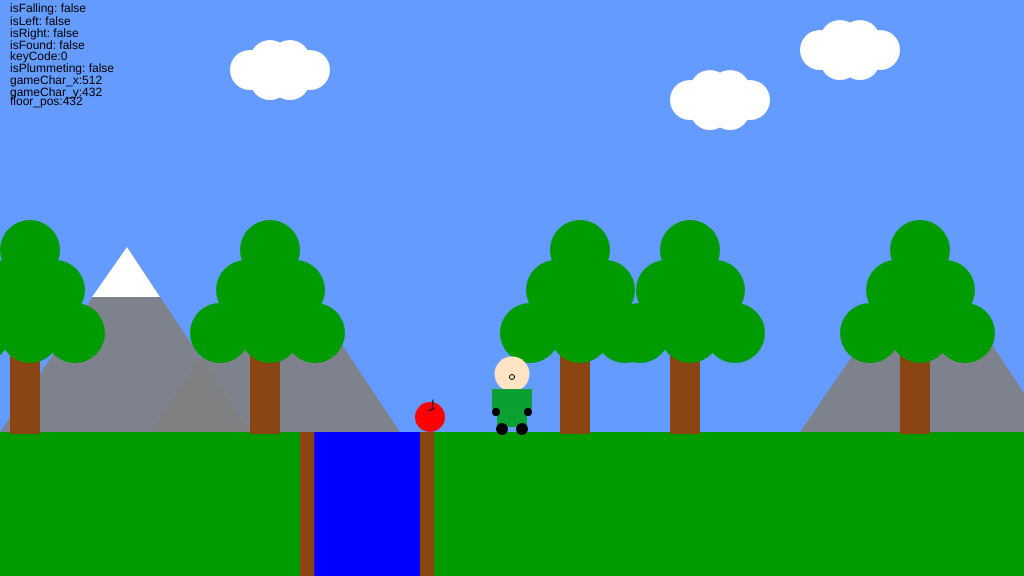
Frame 1 (no input)
Frame 60 (no input): identical to frame 1, image omitted
Frame 120 (the mouse pressed at the canvas centre since frame 60): identical to frame 1, image omitted

The p5.js sketch that drew this single still picture (run headless with seeded random() and noise() and a simulated clock; from frame 60 on, the mouse is pressed at the canvas centre):

// p5.js sketch
// ── sketch.js
/*

The Game Project

Week 12

Multiple interactable 

*/

//Character Related
var gameChar_x;
var gameChar_y;
var floorPos_y;
//Character Action
var isLeft = false;
var isRight = false;
var isFalling = false;
var isPlummeting = false;
var isFound = false;
// Additional variables for Debugging purpose
var logData = true;
var logButton;
var reset = false;
var resetButton;
// Scenaries related
var canyon;
var trees_x = []; //Declare a variable called trees_x
var clouds = [];
var mountains = [];
var cameraPosX = 0;
var collectable;

function setup() {
  createCanvas(1024, 576);
  floorPos_y = (height * 3) / 4;
  gameChar_x = width / 2;
  gameChar_y = floorPos_y;
  canyon = { x_pos: 0, width: 100 };
  trees_x = [250, 560, 670, 900, 10];
  collectable = { x_pos: 430, y_pos: 417, size: 30 };
  clouds = [
    { x_pos: 690, y_pos: 100, width: 40, height: 40 },
    { x_pos: 250, y_pos: 70, width: 40, height: 40 },
    { x_pos: 820, y_pos: 50, width: 40, height: 40 },
  ];
  mountains = [
    { x_pos: 100, y_pos: 97 },
    { x_pos: 250, y_pos: 97 },
    { x_pos: 900, y_pos: 97 },
  ];
}

function draw() {
  ///////////DRAWING CODE//////////

  /**
   * Conditional statement for controlling camera position.
   * adding isLeft/isRight = false for locking the camera direction.
   */
  if (isRight) {
    cameraPosX += 3;
    isLeft = false;
  } else if (isLeft) {
    cameraPosX -= 3;
    isRight = false;
  }

  background(100, 155, 255); //Sky
  noStroke();
  fill(0, 155, 0);
  rect(0, floorPos_y, width, height - floorPos_y); //Ground in Green

  //Start scrolling background
  push();
  translate(-cameraPosX, 0);

  //Draw mountains
  drawMountains();


  //Draw the canyon
  drawCanyon(canyon);
  //Canyon End

  /**
   * Collectable. Default isFound is false
   * If character approaches collectable within certain range
   * Will change to isFound = true
   */
  drawCollectable(collectable);
  //Collectable end

  //Draw Trees
  drawTrees();
  //Tree End

  //Draw Clouds
  drawClouds();
  //Cloud End

  //Game character and its movements
  if (isLeft && isFalling) {
    //Finishing the part of Jumping Left
    fill("#FFE4C4");
    ellipse(gameChar_x, gameChar_y - 58, 35, 35);
    ellipse(gameChar_x - 18, gameChar_y - 57, 9, 9);

    fill("#0aa132");
    rect(gameChar_x - 10, gameChar_y - 43, 20, 33);

    fill("black");
    ellipse(gameChar_x - 10, gameChar_y - 15, 12, 12);
    ellipse(gameChar_x + 8, gameChar_y - 8, 12, 12);
  } else if (isRight && isFalling) {
    //Finishing the part of Jumping Right
    fill("#FFE4C4");
    ellipse(gameChar_x, gameChar_y - 58, 35, 35);
    ellipse(gameChar_x + 18, gameChar_y - 57, 9, 9);

    fill("#0aa132");
    rect(gameChar_x - 10, gameChar_y - 43, 20, 33);

    fill("black");
    ellipse(gameChar_x - 8, gameChar_y - 8, 12, 12);
    ellipse(gameChar_x + 10, gameChar_y - 15, 12, 12);
  } else if (isLeft) {
    // Walking Left
    fill("#FFE4C4");
    ellipse(gameChar_x, gameChar_y - 58, 35, 35);
    ellipse(gameChar_x - 18, gameChar_y - 57, 9, 9);

    fill("#0aa132");
    rect(gameChar_x - 10, gameChar_y - 43, 20, 38);

    fill("black");
    ellipse(gameChar_x - 8, gameChar_y - 2, 12, 12);
    ellipse(gameChar_x + 10, gameChar_y - 2, 12, 12);
  } else if (isRight) {
    // Walking Right
    fill("#FFE4C4");
    ellipse(gameChar_x, gameChar_y - 58, 35, 35);
    ellipse(gameChar_x + 18, gameChar_y - 57, 9, 9);

    fill("#0aa132");
    rect(gameChar_x - 10, gameChar_y - 43, 20, 38);

    fill("black");
    ellipse(gameChar_x - 8, gameChar_y - 2, 12, 12);
    ellipse(gameChar_x + 10, gameChar_y - 2, 12, 12);
  } else if (isFalling || isPlummeting) {
    // Facing front fall
    fill("#FFE4C4");
    ellipse(gameChar_x, gameChar_y - 58, 35, 35);

    fill("#FFE4C4");
    stroke("black");
    ellipse(gameChar_x, gameChar_y - 55, 5, 5);

    noStroke();
    fill("#0aa132");
    rect(gameChar_x - 15, gameChar_y - 43, 30, 30);
    rect(gameChar_x - 20, gameChar_y - 43, 5, 20);
    rect(gameChar_x + 15, gameChar_y - 43, 5, 20);

    fill("black");
    ellipse(gameChar_x - 10, gameChar_y - 10, 12, 12);
    ellipse(gameChar_x + 10, gameChar_y - 10, 12, 12);
    ellipse(gameChar_x - 16, gameChar_y - 20, 8, 8);
    ellipse(gameChar_x + 16, gameChar_y - 20, 8, 8);
  } else {
    // Dormant facing front
    fill("#FFE4C4");
    ellipse(gameChar_x, gameChar_y - 58, 35, 35);

    fill("#FFE4C4");
    stroke("black");
    ellipse(gameChar_x, gameChar_y - 55, 5, 5);

    noStroke();
    fill("#0aa132");
    rect(gameChar_x - 15, gameChar_y - 43, 30, 38);
    rect(gameChar_x - 20, gameChar_y - 43, 5, 20);
    rect(gameChar_x + 15, gameChar_y - 43, 5, 20);

    fill("black");
    ellipse(gameChar_x - 10, gameChar_y - 3, 12, 12);
    ellipse(gameChar_x + 10, gameChar_y - 3, 12, 12);
    ellipse(gameChar_x - 16, gameChar_y - 20, 8, 8);
    ellipse(gameChar_x + 16, gameChar_y - 20, 8, 8);
  }

  pop();

  //Original Code : Show Game Screen Data for debugging
  logButton = createButton("Log");
  logButton.position(0, 576);
  logButton.mousePressed(flip);
  function flip() {
    logData = !logData;
  }
  if (logData) {
    fill("black");
    text("isFalling: " + isFalling, 10, 12);
    text("isLeft: " + isLeft, 10, 25);
    text("isRight: " + isRight, 10, 37);
    text("isFound: " + isFound, 10, 49);
    text("keyCode:" + keyCode, 10, 60);
    text("isPlummeting: " + isPlummeting, 10, 72);
    text("gameChar_x:" + gameChar_x, 10, 84);
    text("gameChar_y:" + gameChar_y, 10, 96);
    text("floor_pos:" + floorPos_y, 10, 105);
  }
  // Log Button End

  //Original CodeCreate a reset button
  resetButton = createButton("Reset");
  resetButton.position(40, 576);
  resetButton.mousePressed(reset);
  function reset() {
    logData = true;
    isFalling = false;
    isPlummeting = false;
    isFound = false;
    cameraPosX = 0;
    gameChar_x = width / 2;
    gameChar_y = floorPos_y = (height * 3) / 4;
  }
  //Reset Button End

  ///////////INTERACTION CODE//////////
  // Movement
  if (isLeft) {
    gameChar_x -= 3; // Move to left
  } else if (isRight) {
    gameChar_x += 3; // Move to right
  } else if (gameChar_y < floorPos_y) {
    isFalling = true;
    gameChar_y += 2;
  } else if (isPlummeting) {
    gameChar_y += 2;
  } else {
    isFalling = false;
  }

  //Setting collectable as true (invisible) using distance function.
  checkCollectable(collectable);
  //Setting distance to make the character plummet into canyon
  // if (dist(365, 432, gameChar_x, gameChar_y) < 38) {
  //   isLeft = false;
  //   isRight = false;
  //   isPlummeting = true;
  // }
  checkCanyon(canyon);
  // Original Code : Resetting the game when character falls
  if (gameChar_y > 700) {
    reset();
  }
  //Original Code End
}

function keyPressed() {
  // if statements to control the animation of the character when
  // keys are pressed.

  //open up the console to see how these work
  console.log("keyPressed: " + key);
  console.log("keyPressed: " + keyCode);
  // console.log(isFalling);

  if (isFalling || isPlummeting) {
    keyCode = 0;
  } else if (keyCode == 65) {
    console.log("Left Arrow");
    isLeft = true;
  } else if (keyCode == 68) {
    console.log("Right Arrow");
    isRight = true;
    //Original Code : Jump Left and Right
  } else if (keyCode == 87 && isLeft) {
    console.log("Left Jumping");
    isFalling = true;
    gameChar_y -= 100;
  } else if (keyCode == 87 && isRight) {
    console.log("Right Jumping");
    isFalling = true;
    gameChar_y -= 100;
    // Original Code End
  } else if (keyCode == 87) {
    console.log("Jumping");
    gameChar_y -= 100;
  }

}

function keyReleased() {
  // if statements to control the animation of the character when
  // keys are released.

  console.log("keyReleased: " + key);
  console.log("keyReleased: " + keyCode);
  console.log(isFalling);

  if (keyCode == 65) {
    console.log("Released Left Arrow");
    isLeft = false;
  } else if (keyCode == 68) {
    console.log("Release Right Arrow");
    isRight = false;
  } else if (keyCode == 87) {
    console.log("Released Jump Arrow");
  }
}


function drawClouds() {
  for (i = 0; i < clouds.length; i++) {
    noStroke();
    fill(255);
    ellipse(
      clouds[i].x_pos,
      clouds[i].y_pos,
      clouds[i].width,
      clouds[i].height
    );
    ellipse(
      clouds[i].x_pos + 20,
      clouds[i].y_pos - 10,
      clouds[i].width,
      clouds[i].height
    );
    ellipse(
      clouds[i].x_pos + 20,
      clouds[i].y_pos + 10,
      clouds[i].width,
      clouds[i].height
    );
    ellipse(
      clouds[i].x_pos + 40,
      clouds[i].y_pos - 10,
      clouds[i].width,
      clouds[i].height
    );
    ellipse(
      clouds[i].x_pos + 40,
      clouds[i].y_pos + 10,
      clouds[i].width,
      clouds[i].height
    );
    ellipse(
      clouds[i].x_pos + 60,
      clouds[i].y_pos,
      clouds[i].width,
      clouds[i].height
    );
  }
};
function drawMountains() {
  for (i = 0; i < mountains.length; i++) {
    fill(128, 128, 128, 230);
    triangle(
      mountains[i].x_pos - 100,
      mountains[i].y_pos + 335,
      mountains[i].x_pos + 150,
      mountains[i].y_pos + 335,
      mountains[i].x_pos + 27,
      mountains[i].y_pos + 150
    );
    fill("white");
    triangle(
      mountains[i].x_pos - 8,
      mountains[i].y_pos + 200,
      mountains[i].x_pos + 60,
      mountains[i].y_pos + 200,
      mountains[i].x_pos + 27,
      mountains[i].y_pos + 150
    );
  }
};
function drawTrees() {
  for (var i = 0; i < trees_x.length; i++) {
    var treePos_y = height / 1.725;
    //fill brown
    noStroke();
    fill(139, 69, 19);
    rect(trees_x[i], treePos_y, 30, 100);
    // fill green
    fill(0, 155, 0);
    ellipse(trees_x[i] - 30, 333, 60, 60);
    ellipse(trees_x[i] + 20, 333, 60, 60);
    ellipse(trees_x[i] + 65, 333, 60, 60);
    ellipse(trees_x[i] - 4, 290, 60, 60);
    ellipse(trees_x[i] + 45, 290, 60, 60);
    ellipse(trees_x[i] + 20, 250, 60, 60);
  }
};
function drawCollectable(t_collectable) {
  if (isFound == false) {
    fill(255, 0, 0);
    ellipse(t_collectable.x_pos, t_collectable.y_pos, 30, 30);
    fill(255, 255, 0, 0);
    stroke(0);
    arc(418, 400, 30, 50, 0, PI / 5.0); // lower quarter circle
    arc(425, 408, 20, 5, 0, PI / 5.0); // lower quarter circle
  }
};
function drawCanyon(t_canyon) {
  fill(0, 0, 255);
  rect(t_canyon.x_pos + 310, 432, t_canyon.width + 10, 144);
  fill(139, 69, 19);
  rect(t_canyon.x_pos + 300, 432, t_canyon.width / 7, 144);
  rect(t_canyon.x_pos + 420, 432, t_canyon.width / 7, 144);
};
function checkCollectable(t_collectable){
  if (dist(t_collectable.x_pos, t_collectable.y_pos, gameChar_x, gameChar_y) < 25) {
    isFound = true;
  }
};
function checkCanyon(t_canyon){
  if (dist(t_canyon.x_pos+365, t_canyon.y_pos, gameChar_x, gameChar_y) < 38) {
    isLeft = false;
    isRight = false;
    isPlummeting = true;
  }
}
